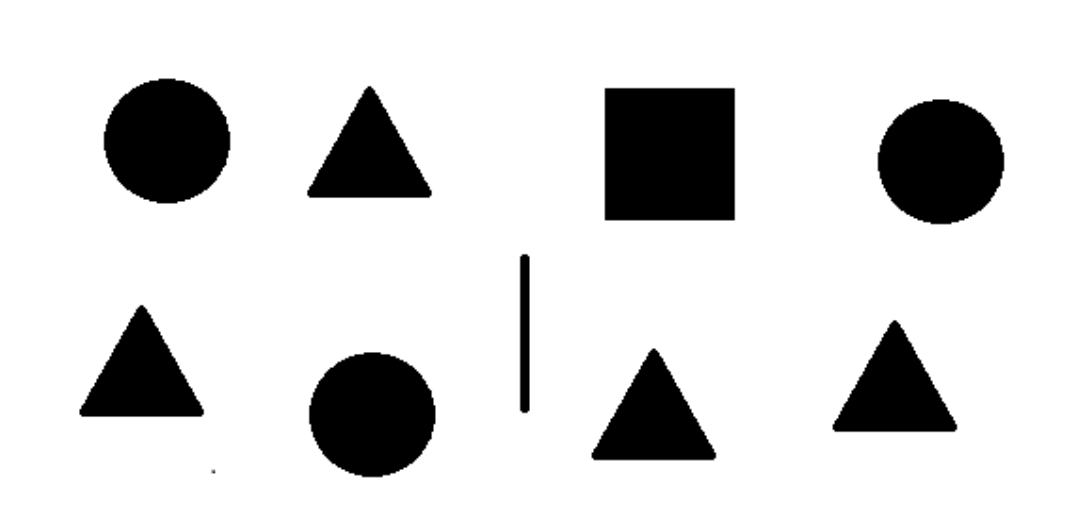
#> input picture test-pictures/test_pic2.png, 1079 x 530 px
$ python example_shape_detect.py   (older library calls are emulated)
#> lines starting #> are read from the running program, lines starting #| are printed output that depends on the picture; after the words box and inside, x2 and y2 are one past the last pixel; in counts of white or black regions, pixels touching at a corner belong together
### detect_shapes.py
# import the necessary packages
import cv2
import numpy as np

bw_thresh_cutoff = 50
min_area = 200
max_area = 20000

circle_max_cnt_length = 6
triangle_length_thresh = 30 # pixels
triangle_angle_thresh = 45 # degrees
square_angle_thresh = 20 # degrees
square_aspect_ratio_thresh = 2

# removes redundant wrapper arrays generated with found contours
def unwrap_contour(cnt):
    return np.array([point[0] for point in cnt])

def angle_vec(v1, v2):
    cos_theta = np.dot(v1, v2) / (np.linalg.norm(v1) * np.linalg.norm(v2))
    return np.degrees(np.arccos(cos_theta))

def edge_vector_angle(dest1, origin, dest2):
    return angle_vec(dest1 - origin, dest2 - origin)

def get_angles_of_shape(points):
    angles = []
    for offset in range(len(points)):
        adj1, origin, adj2 = np.roll(points, offset, axis=0)[:3]
        angles += [edge_vector_angle(adj1, origin, adj2)]
    return np.array(angles)

def get_edge_lengths_of_shape(points):
    lengths = []
    for offset in range(len(points)):
        p1, p2 = np.roll(points, offset, axis=0)[:2]
        lengths += [np.linalg.norm(p1 - p2)]
    return np.array(lengths)

def identify_shape(cnt):
    # initialize the shape name and approximate the contour
    shape = "unidentified"
    perimeter = cv2.arcLength(cnt, True)
    approx_poly = cv2.approxPolyDP(cnt, 0.03 * perimeter, True)
    # print(len(cnt) >= circle_max_cnt_length)
    # print('num sides:', len(cnt), len(approx_poly))

    if len(approx_poly) == 2:
        shape = "rectangle"

    # if the shape is a triangle, it will have 3 vertices
    elif len(approx_poly) == 3:
        # we want only roughly equilateral triangles, so we'll calculate the edge lengths,
        # get the biggest difference, and see if it's within a certain threshold
        tri_points = unwrap_contour(approx_poly)

        edge_lengths = get_edge_lengths_of_shape(tri_points)
        max_length_diff = np.max(edge_lengths) - np.min(edge_lengths)
        print('length:', max_length_diff)

        # [4 lines of commented-out code are left out]

        if max_length_diff < triangle_length_thresh:
            shape = "triangle"

    # if the shape has 4 vertices, it is either a square or a rectangle
    elif len(approx_poly) == 4:
        rect_points = unwrap_contour(approx_poly)

        # Get nearest/farthest points from origin
        nearest_point = min(rect_points, key=np.linalg.norm)
        farthest_point = max(rect_points, key=np.linalg.norm)

        middle_points = np.array([point for point in rect_points if not np.array_equal(point, nearest_point) and not np.array_equal(point, farthest_point)])

        # Get distances from nearest point to middle 2 points
        middle_near_segments = [(nearest_point, mid_point) for mid_point in middle_points]
        middle_near_distances = [np.linalg.norm(p1 - p2) for p1, p2 in middle_near_segments]
        middle_near_dist_diff = middle_near_distances[0] / middle_near_distances[1]
        if middle_near_dist_diff < 1:
            middle_near_dist_diff = 1 / middle_near_dist_diff

        # Get distances from farthest point to middle 2 points
        middle_far_segments = [(farthest_point, mid_point) for mid_point in middle_points]
        middle_far_distances = [np.linalg.norm(p1 - p2) for p1, p2 in middle_near_segments]
        middle_far_dist_diff = middle_far_distances[0] / middle_far_distances[1]
        if middle_far_dist_diff < 1:
            middle_far_dist_diff = 1 / middle_far_dist_diff

        edges = get_edge_lengths_of_shape(rect_points)
        print('====================')
        print('%.2f %.2f' % (middle_near_dist_diff, middle_far_dist_diff), np.diff(np.sort(edges)))

        shape = "square" if middle_near_dist_diff < square_aspect_ratio_thresh else "rectangle"

    # otherwise, we assume the shape is a circle
    elif len(cnt) >= circle_max_cnt_length:
        (x, y), r = cv2.minEnclosingCircle(cnt)
        x = int(x)
        y = int(y)
        r = int(r)

        circle_points = unwrap_contour(cnt)

        angles = get_angles_of_shape(circle_points)
        angles = np.abs(angles - 360 / len(cnt))
        max_angle_diff = np.max(angles) - np.min(angles)
        print(max_angle_diff)

        shape = "circle"

    # return the name of the shape
    return shape, approx_poly

# https://docs.opencv.org/2.4/modules/features2d/doc/common_interfaces_of_feature_detectors.html#simpleblobdetector

def find_blobs(image):
    params = cv2.SimpleBlobDetector_Params()

    params.minThreshold = 0
    params.minRepeatability = 4 # higher number yields stabler blobs

    max_min_repeatability = int((params.maxThreshold - params.minThreshold) / params.thresholdStep)
    if params.minRepeatability >= max_min_repeatability:
        raise Exception('Max "minRepeatability" (%s) is exceeded by given minRepeatability (%s)' % (max_min_repeatability, params.minRepeatability))

    params.filterByColor = True
    params.blobColor = 0

    params.filterByArea = True
    params.minArea = 200
    params.maxArea = 18000

    params.filterByCircularity = False
    params.filterByInertia = False

    params.filterByConvexity = True
    params.minConvexity = 0.9

    detector = cv2.SimpleBlobDetector_create(params)
    keypoints = detector.detect(image)
    keypoints = clean_keypoints(keypoints)
    keypoints = keypoint_rect_bounds(keypoints, image.shape)

    return keypoints

def clean_keypoints(keypoints):
    cleaned_keypoints = []
    for keypoint in keypoints:
        cleaned_keypoints += [{
            'center': (np.int(keypoint.pt[0]), np.int(keypoint.pt[1])),
            'size': np.int(keypoint.size / 1.1),
            'lower': None,
            'upper': None
        }]

    return cleaned_keypoints

def get_keypoint_bounds(keypoint, img_shape):
    x, y = keypoint['center']
    sz = keypoint['size']

    lowerY = max(y - sz, 0)
    upperY = min(y + sz, img_shape[0])

    lowerX = max(x - sz, 0)
    upperX = min(x + sz, img_shape[1])

    lower_bound = (lowerX, lowerY)
    upper_bound = (upperX, upperY)
    return lower_bound, upper_bound

def keypoint_rect_bounds(keypoints, img_shape):
    for i in range(len(keypoints)):
        lower, upper = get_keypoint_bounds(keypoints[i], img_shape)
        keypoints[i]['lower'] = lower
        keypoints[i]['upper'] = upper

    return keypoints

# [11 lines left out: function draw_found_blobs, not called in this run]

def imagify_keypoints(image, keypoints):
    if len(keypoints) <= 0:
        return image

    blob_imgs = []
    for keypoint in keypoints:
        (lowerX, lowerY) = keypoint['lower']
        (upperX, upperY) = keypoint['upper']

        roi_image = image[lowerY:upperY, lowerX:upperX, :]
        roi_image = cv2.resize(roi_image, (100, 100))
        blob_imgs += [roi_image]

    blob_stack = np.concatenate((blob_imgs), axis=1) # horizontally combine the images
    return combine_images_vertical([image, blob_stack])

def combine_images_vertical(images):
    widths = []
    max_height = 0

    for img in images:
        widths.append(img.shape[1])
        max_height += img.shape[0]

    w = np.max(widths)
    h = max_height

    # create a new array with a size large enough to contain all the images
    final_image = np.zeros((h, w, 3), dtype=np.uint8)

    current_y = 0  # keep track of where your current image was last placed in the y coordinate
    for image in images:
        # add an image to the final array and increment the y coordinate
        final_image[current_y:current_y + image.shape[0], :image.shape[1], :] = image
        current_y += image.shape[0]

    return final_image

def find_shapes(image, debug=False):
    size = image.shape
    num_pixels = np.prod(image.shape[:2])

    # convert the image to grayscale and threshold it
    gray = cv2.cvtColor(image, cv2.COLOR_BGR2GRAY)
    keypoints = find_blobs(image)

    shape_counts = {
        'circle': 0,
        'triangle': 0,
        'rectangle': 0,
        'square': 0,
    }

    for keypoint in keypoints:
        (lowerX, lowerY) = keypoint['lower']
        (upperX, upperY) = keypoint['upper']

        roi_image = gray[lowerY:upperY, lowerX:upperX]
        threshed_img = cv2.adaptiveThreshold(roi_image, 255, cv2.ADAPTIVE_THRESH_GAUSSIAN_C, cv2.THRESH_BINARY_INV, 39, 15)

        kernel = np.ones((3, 3), np.uint8)
        eroded_img = cv2.erode(threshed_img, kernel)

        shape_cnts = cv2.findContours(eroded_img.copy(), cv2.RETR_EXTERNAL, cv2.CHAIN_APPROX_SIMPLE)[0]

        if len(shape_cnts) > 0:
            shape_cnt = shape_cnts[0]
            convex_hull = cv2.convexHull(shape_cnt)

            # # Remove contours that create invalid polygons
            if len(convex_hull) < 1:
                continue

            # compute the center of the contour, then detect the name of the shape using only the contour
            area = cv2.contourArea(convex_hull)

            # filter out any shapes that are too big or too small
            if area > max_area or area < min_area:
                continue

            shape, shape_hull = identify_shape(convex_hull)

            if shape == "unidentified":
                continue

            shape_counts[shape] += 1

            print('SHAPE FOUND:', shape)

            cv2.drawContours(
                image,
                [convex_hull + keypoint['center'] - keypoint['size']],
                -1,
                (0, 255, 0),
                2
            )

    drawn_image = imagify_keypoints(image, keypoints)

    return drawn_image, list(shape_counts.values())

# Draws the number of found benthic species found on the lower right hand corner
def draw_shape_counter(img, num_circles, num_triangles, num_lines, num_squares):
    text_options = (cv2.FONT_HERSHEY_SIMPLEX, 1.5, (0, 0, 255), 4, cv2.LINE_AA)
    # Draw circle counter
    cv2.circle(img, (img.shape[1] - 100, img.shape[0] - 200), 20, (0, 0, 255), -1)
    cv2.putText(img, str(num_circles), (img.shape[1] - 50, img.shape[0] - 180), *text_options)

    # Draw triangle counter
    side_len = 40
    offsetX = img.shape[1] - 120
    offsetY = img.shape[0] - 170

    pt1 = (offsetX + side_len // 2	, offsetY)
    pt2 = (offsetX + 0				, offsetY + side_len)
    pt3 = (offsetX + side_len		, offsetY + side_len)
    triangle_cnt = np.array([pt1, pt2, pt3])

    cv2.drawContours(img, [triangle_cnt], 0, (0, 0, 255), -1)
    cv2.putText(img, str(num_triangles), (img.shape[1] - 50, img.shape[0] - 130), *text_options)

    # Draw line counter
    cv2.line(img, (img.shape[1] - 120, img.shape[0] - 95), (img.shape[1] - 80, img.shape[0] - 95), (0, 0, 255), 6)
    cv2.putText(img, str(num_lines), (img.shape[1] - 50, img.shape[0] - 80), *text_options)

    # Draw square counter
    (originX, originY) = (img.shape[1] - 120, img.shape[0] - 60)
    side_length = 40

    top_left_coord = (originX, originY)
    bottom_right_coord = (originX + side_length, originY + side_length)

    cv2.rectangle(img, top_left_coord, bottom_right_coord, (0, 0, 255), -1)
    cv2.putText(img, str(num_squares), (img.shape[1] - 50, img.shape[0] - 30), *text_options)

    return img

### example_shape_detect.py
import detect_shapes
import cv2
import numpy as np

text_pic_file = 'test-pictures/test_pic2.png'

img = cv2.imread(text_pic_file)
#> img is the input picture: shape (530, 1079, 3); min 0, max 255, mean 216.8
processed_img, counts = detect_shapes.find_shapes(img, debug=True)
#> in find_blobs, `keypoints = detector.detect(image)`: keypoints = 9 keypoints; (x, y, size): (669, 154, 147.2), (941, 161, 125.6), (372, 414, 125.6), (167, 141, 125.5), (141, 378, 99.8), (653, 421, 99.8), (894, 393, 99.8), (369, 159, 99.4), (524, 333, 82.6)
#> the loop in clean_keypoints, `for keypoint in keypoints:` made 9 passes
#> keypoint on passes 1 to 8: keypoint at (371.9, 414.3), size 125.6, keypoint at (653.4, 420.9), size 99.8, keypoint at (894.4, 392.6), size 99.8, keypoint at (141.2, 377.6), size 99.8, keypoint at (524.4, 333.1), size 82.6, keypoint at (940.6, 161.4), size 125.6, keypoint at (669.3, 153.8), size 147.2, keypoint at (369, 158.6), size 99.4
#> after the loop in clean_keypoints, `for keypoint in keypoints:`: cleaned_keypoints = 9 items
#> the loop in keypoint_rect_bounds, `for i in range(len(keypoints)):` made 9 passes
#> (x in get_keypoint_bounds, y in get_keypoint_bounds, sz in get_keypoint_bounds, lowerY in get_keypoint_bounds, upperY in get_keypoint_bounds, lowerX in get_keypoint_bounds, upperX in get_keypoint_bounds, lower) on passes 1 to 8: (371, 414, 114, 300, 528, 257, 485, (257, 300)), (653, 420, 90, 330, 510, 563, 743, (563, 330)), (894, 392, 90, 302, 482, 804, 984, (804, 302)), (141, 377, 90, 287, 467, 51, 231, (51, 287)), (524, 333, 75, 258, 408, 449, 599, (449, 258)), (940, 161, 114, 47, 275, 826, 1054, (826, 47)), (669, 153, 133, 20, 286, 536, 802, (536, 20)), (369, 158, 90, 68, 248, 279, 459, (279, 68))
#> the loop in find_shapes, `for keypoint in keypoints:` made 9 passes
#> (lowerX, lowerY, upperX, upperY, area, shape, perimeter in identify_shape, middle_points in identify_shape) on pass 7: (536, 20, 802, 286, 16509.5, 'square', 513.4, [[197, 69], [70, 199]])
#> (printed output is left out)
#> pass 1, in find_shapes, `threshed_img = cv2.adaptiveThreshold(roi_image, 255, cv2.ADAPTIVE_THRE..`:
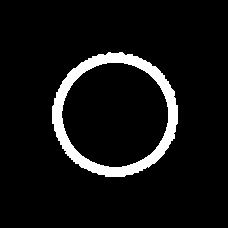
#> threshed_img: shape (228, 228); 7% white; 1 white region, box (x1, y1, x2, y2) and area: (52, 52, 178, 177) 3635
#> after the loop in find_shapes, `for keypoint in keypoints:`:
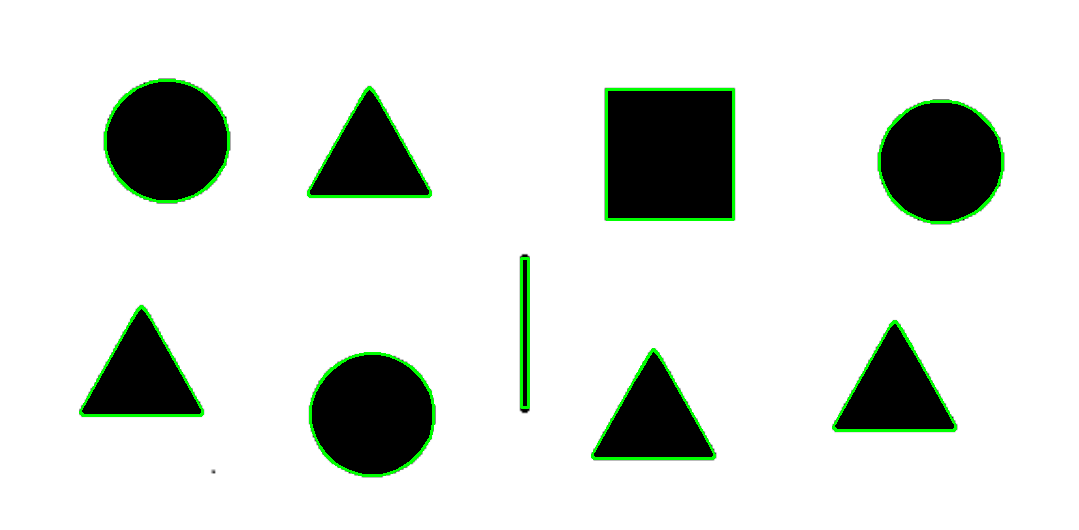
#> image: shape (530, 1079, 3); 1.73% of pixels changed, all inside (x1, y1, x2, y2) = (79, 79, 1004, 477)
#> after the loop in find_shapes, `for keypoint in keypoints:`:
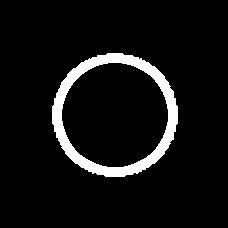
#> threshed_img: shape (228, 228); 6.9% white; 1 white region, box (x1, y1, x2, y2) and area: (52, 53, 178, 177) 3594
#> after the loop in find_shapes, `for keypoint in keypoints:`: shape_counts = {'circle': 3, 'triangle': 4, 'rectangle': 1, 'square': 1}
#> the loop in imagify_keypoints, `for keypoint in keypoints:` made 9 passes
#> (lowerX, lowerY, upperX, upperY) on passes 1 to 8: (257, 300, 485, 528), (563, 330, 743, 510), (804, 302, 984, 482), (51, 287, 231, 467), (449, 258, 599, 408), (826, 47, 1054, 275), (536, 20, 802, 286), (279, 68, 459, 248)
#> pass 1, in imagify_keypoints, `roi_image = image[lowerY:upperY, lowerX:upperX, :]`:
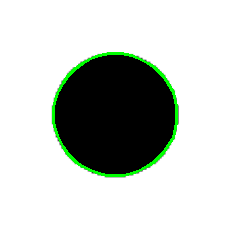
#> roi_image: shape (228, 228, 3); mean B, G, R 194, 199.6, 194
#> after the loop in imagify_keypoints, `for keypoint in keypoints:`: blob_imgs = 9 items
#> in imagify_keypoints, `blob_stack = np.concatenate((blob_imgs), axis=1)`:
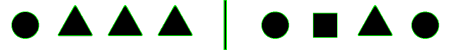
#> blob_stack: shape (100, 900, 3) (shown at 1/2 size); mean of channels 0, 1, 2 198.9, 205.9, 198.9; drawn as B, G, R
#> the loop in combine_images_vertical, `for img in images:` made 2 passes
#> max_height on passes 1 to 2: 530, 630
#> after the loop in combine_images_vertical, `for img in images:`: max_height = 630; widths = [1079, 900]
#> in combine_images_vertical, `w = np.max(widths)`: w = 1079
#> in combine_images_vertical, `h = max_height`: h = 630
#> the loop in combine_images_vertical, `for image in images:` made 2 passes
#> after the loop in combine_images_vertical, `for image in images:`:
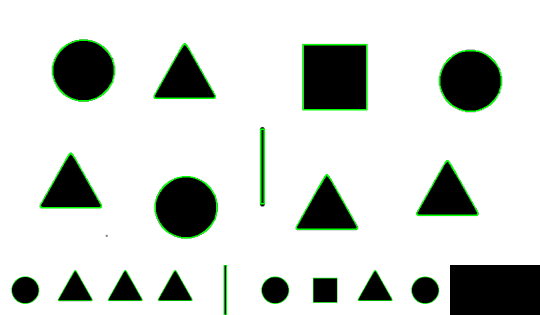
#> final_image: shape (630, 1079, 3) (shown at 1/2 size); mean of channels 0, 1, 2 208.2, 212.8, 208.2; drawn as B, G, R
#> counts = [3, 4, 1, 1]
detect_shapes.draw_shape_counter(processed_img, *counts)
#> in draw_shape_counter, `text_options = (cv2.FONT_HERSHEY_SIMPLEX, 1.5, (0, 0, 255), 4, cv2.LIN..`: text_options = (0, 1.5, (0, 0, 255), 4, 16)
#> in draw_shape_counter, `cv2.rectangle(img, top_left_coord, bottom_right_coord, (0, 0, 255), -1)`:
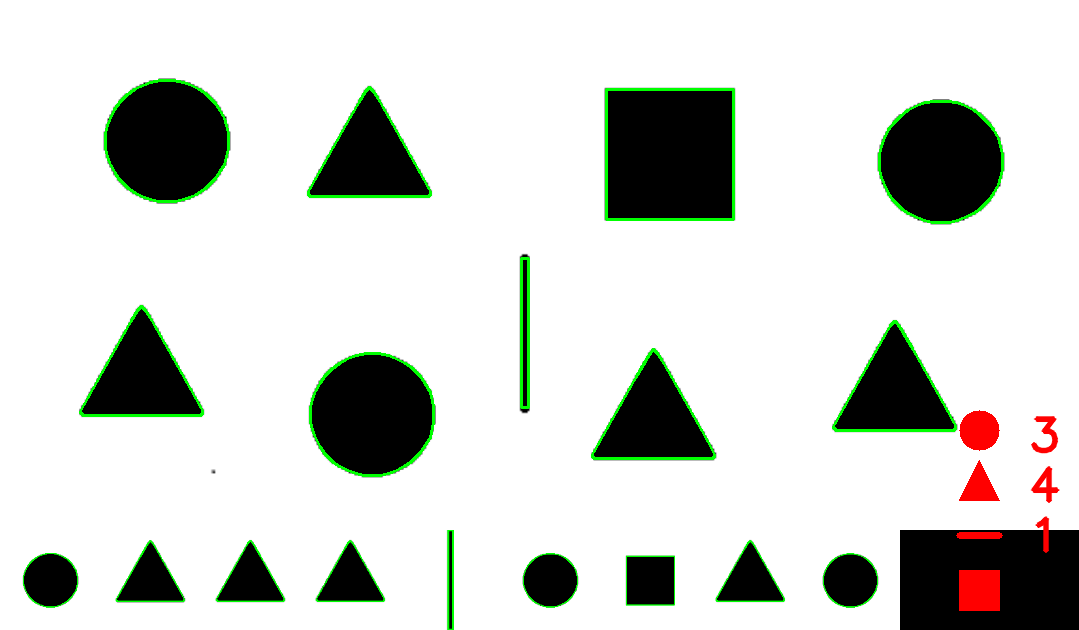
#> img: shape (630, 1079, 3); mean of channels 0, 1, 2 207, 211.7, 209; drawn as B, G, R

while True:
    cv2.imshow("new image", processed_img)
    if cv2.waitKey(1) & 0xFF == ord('q'):
#> (key q is pressed here)
        break

cv2.destroyAllWindows()

$ run again, with test-pictures/test_pic1.png copied over test-pictures/test_pic2.png
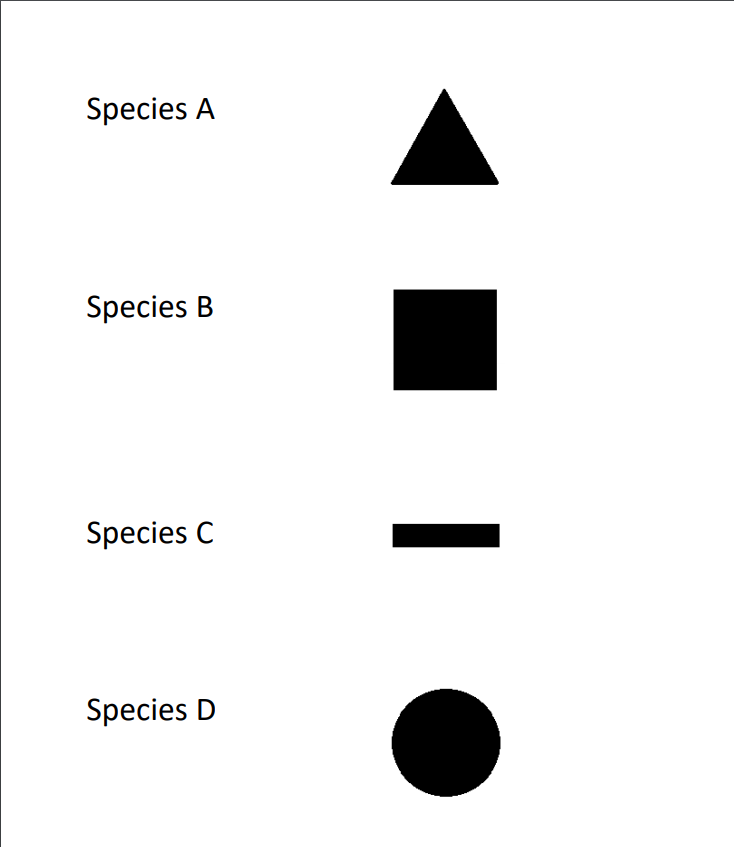
#> input picture test-pictures/test_pic1.png, 734 x 847 px
#> img is the input picture: shape (847, 734, 3); mean B, G, R 241.9, 241.9, 241.9
#> in find_blobs, `keypoints = detector.detect(image)`: keypoints = 5 keypoints; (x, y, size): (445, 339, 114.5), (446, 742, 109), (444, 152, 85.1), (446, 535, 69.3), (204, 306, 20.4)
#> the loop in clean_keypoints, `for keypoint in keypoints:` made 5 passes
#> keypoint on passes 1 to 5: keypoint at (445.6, 742.3), size 109, keypoint at (445.6, 535.1), size 69.3, keypoint at (444.7, 339.4), size 114.5, keypoint at (444.3, 152), size 85.1, keypoint at (204.2, 306.2), size 20.4
#> after the loop in clean_keypoints, `for keypoint in keypoints:`: cleaned_keypoints = 5 items
#> the loop in keypoint_rect_bounds, `for i in range(len(keypoints)):` made 5 passes
#> (x in get_keypoint_bounds, y in get_keypoint_bounds, sz in get_keypoint_bounds, lowerY in get_keypoint_bounds, upperY in get_keypoint_bounds, lowerX in get_keypoint_bounds, upperX in get_keypoint_bounds, lower) on passes 1 to 5: (445, 742, 99, 643, 841, 346, 544, (346, 643)), (445, 535, 62, 473, 597, 383, 507, (383, 473)), (444, 339, 104, 235, 443, 340, 548, (340, 235)), (444, 151, 77, 74, 228, 367, 521, (367, 74)), (204, 306, 18, 288, 324, 186, 222, (186, 288))
#> the loop in find_shapes, `for keypoint in keypoints:` made 5 passes
#> (lowerX, lowerY, upperX, upperY, shape_cnt, area, shape, perimeter in identify_shape) on pass 2: (383, 473, 507, 597, [[11, 52], [11, 72], [115, 72], [115, 52]], 2080, 'rectangle', 248)
#> (printed output is left out)
#> pass 1, in find_shapes, `threshed_img = cv2.adaptiveThreshold(roi_image, 255, cv2.ADAPTIVE_THRE..`:
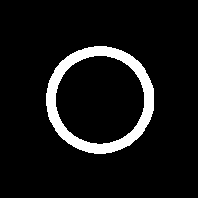
#> threshed_img: shape (198, 198); 7.9% white; 1 white region, box (x1, y1, x2, y2) and area: (46, 46, 154, 154) 3114
#> after the loop in find_shapes, `for keypoint in keypoints:`: shape_counts = {'circle': 1, 'triangle': 1, 'rectangle': 1, 'square': 1}
#> the loop in imagify_keypoints, `for keypoint in keypoints:` made 5 passes
#> (lowerX, lowerY, upperX, upperY) on passes 1 to 5: (346, 643, 544, 841), (383, 473, 507, 597), (340, 235, 548, 443), (367, 74, 521, 228), (186, 288, 222, 324)
#> after the loop in imagify_keypoints, `for keypoint in keypoints:`: blob_imgs = 5 items
#> the loop in combine_images_vertical, `for img in images:` made 2 passes
#> max_height on passes 1 to 2: 847, 947
#> after the loop in combine_images_vertical, `for img in images:`: max_height = 947; widths = [734, 500]
#> w = 734
#> h = 947
#> the loop in combine_images_vertical, `for image in images:` made 2 passes
#> counts = [1, 1, 1, 1]
#> text_options = (0, 1.5, (0, 0, 255), 4, 16)
#> in draw_shape_counter, `cv2.rectangle(img, top_left_coord, bottom_right_coord, (0, 0, 255), -1)`:
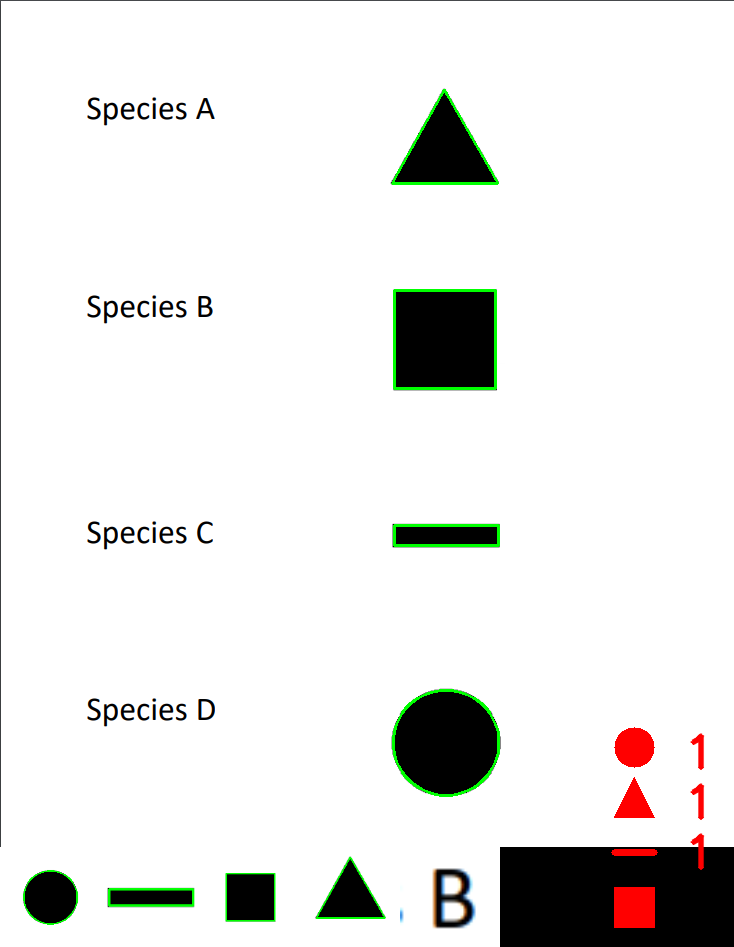
#> img: shape (947, 734, 3); mean of channels 0, 1, 2 230, 231.8, 231.7; drawn as B, G, R
